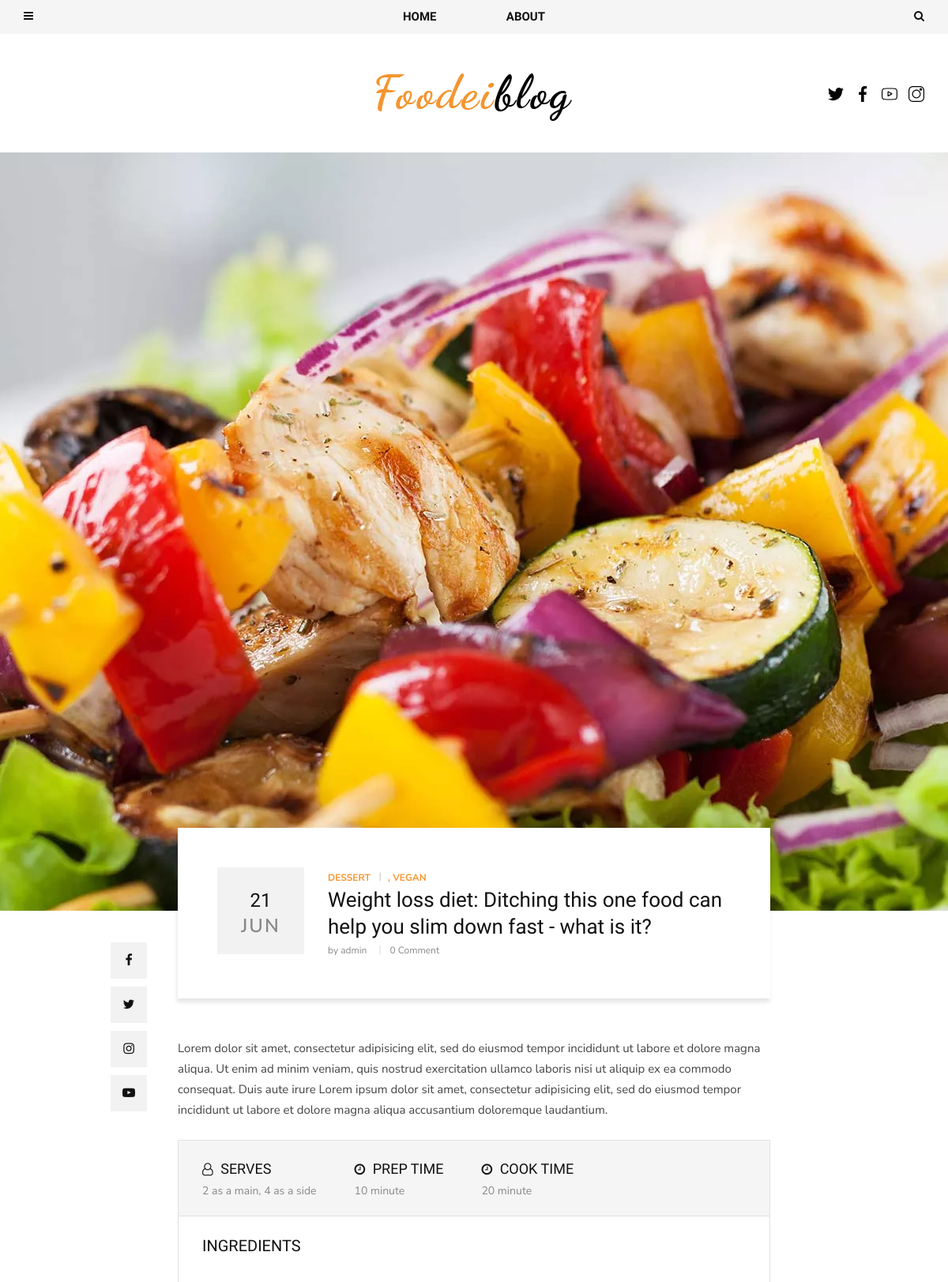
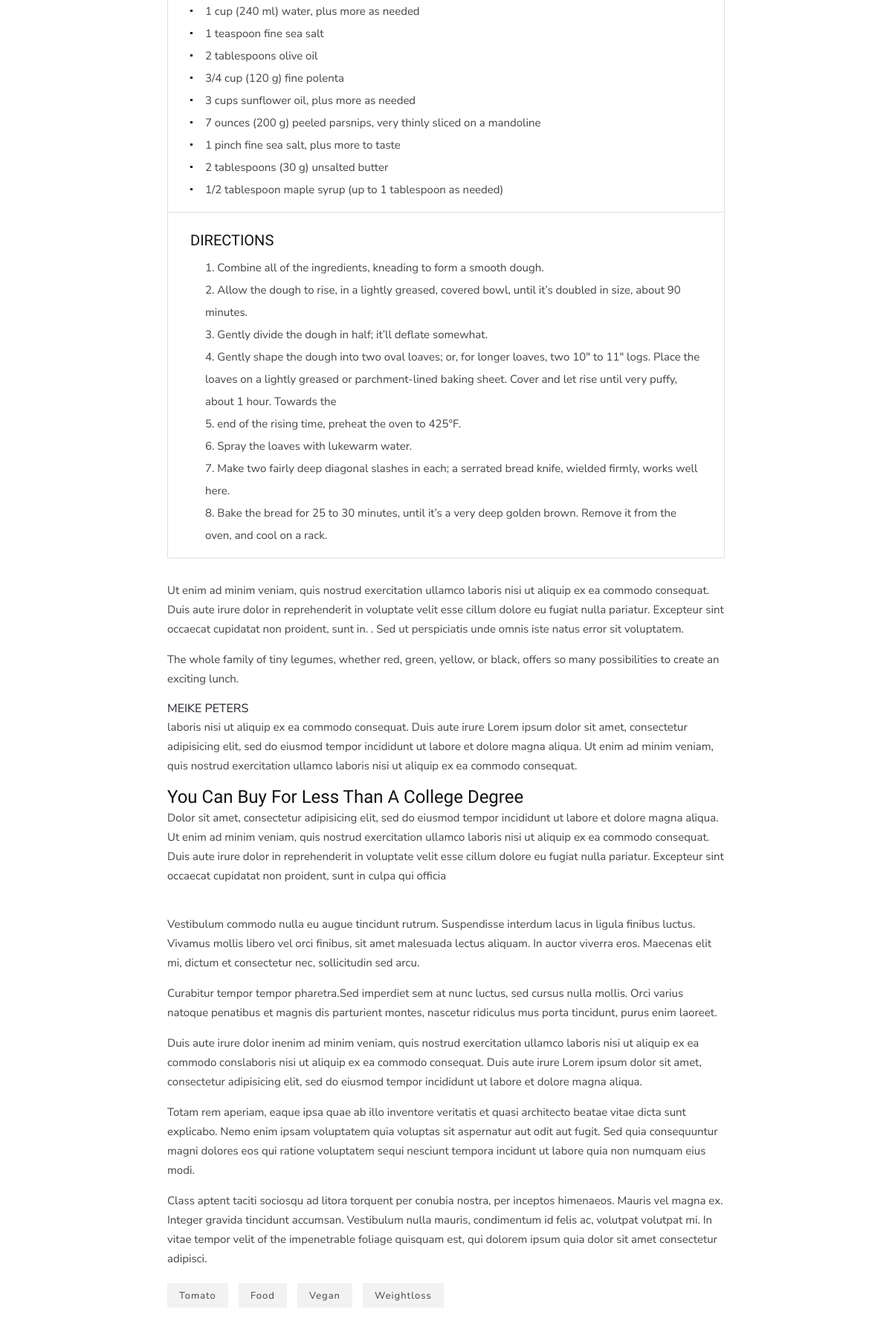
Page /weight-loss-diet-ditching-this-one-food-can-help-you-slim-down-fast-what-is-it/ (upper part) on the committed database (2 pictures, top to bottom).
### content/models.py (models this page shows, shortened)
class SocialNetwork(models.Model):
    icon = models.FileField(upload_to='icons/')
    name = models.CharField(max_length=200)
    link = models.URLField()

### blog/models.py (models this page shows, shortened)
class Post(models.Model):
    author = models.ForeignKey(User, related_name='posts', on_delete=models.CASCADE)
    title = models.CharField(max_length=200, unique=True)
    image = models.ImageField(upload_to='articles/')
    mini_text = RichTextField(help_text='This text will display in preview.', default='')
    text = RichTextField(help_text='This is main text will display in detail view page.', unique=True)
    category = models.ManyToManyField(Category, related_name='posts')
    tags = models.ManyToManyField(Tag, related_name='posts')
    create_at = models.DateTimeField(auto_now_add=True)
    slug = models.SlugField(max_length=250, unique=True)
    def __str__(self):
        return self.title
    def get_recipes(self):
        return self.recipes.all()

class Category(MPTTModel):
    name = models.CharField(max_length=100, unique=True)
    slug = models.SlugField(max_length=100)
    parent = TreeForeignKey('self', related_name='children', on_delete=models.SET_NULL, null=True, blank=True)
    def __str__(self):
        return self.name
    class MPTTMeta:
        order_insertion_by = ['name']
    class Meta:
        verbose_name = "Category"
        verbose_name_plural = 'Categories'

class Recipe(models.Model):
    name = models.CharField(max_length=100, unique=True)
    servers = models.CharField(max_length=50)
    prep_time = models.PositiveIntegerField(default=0)
    cook_time = models.PositiveIntegerField(default=0)
    ingredients = RichTextField()
    directions = RichTextField()
    post = models.ForeignKey(Post, related_name='recipes', on_delete=models.SET_NULL, null=True, blank=True)

class Tag(models.Model):
    name = models.CharField(max_length=100, unique=True)
    slug = models.SlugField(max_length=100)

### blog/views.py (the view)
# urls.py: path('<slug:post_slug>/', views.PostDetailView.as_view(), name='post_single'),
class PostDetailView(DetailView):
    model = Post
    template_name = 'blog/post_detail.html'
    context_object_name = 'post'
    slug_url_kwarg = 'post_slug'
    def get_object(self, queryset=None):
        posts = Post.objects.all().prefetch_related('comment')
        return posts.get(slug=self.kwargs.get(self.slug_url_kwarg))
    def get_context_data(self, **kwargs):
        context = super().get_context_data(**kwargs)
        context['form'] = CommentForm()
        return context

### blog/templatetags/email_subscribe_tag.py (called while the page is built)
@register.simple_tag()
def get_email_subscribe_form():
    email_subscribe = EmailSubscribeForm()
    return {'email_subscribe': email_subscribe, 'random_id': random.random()}

### blog/templatetags/menu_tags.py (called while the page is built)
@register.inclusion_tag('include/tags/categories.html')
def get_categories(path):
    categories = Category.objects.all()
    posts = Post.objects.order_by('-id').prefetch_related('category')[:5]
    return {'list_category': categories, 'five_last_posts': posts, 'path': path}

### content/models.py (called while the page is built)
    def get_images(self):
        return self.about_images.all()

### content/templatetags/about_me_tags.py (called while the page is built)
@register.simple_tag()
def get_about_content():
    about_content = AboutPage.objects.prefetch_related('social_networks').first()
    return {'about_content': about_content}

@register.inclusion_tag('include/tags/about_me.html')
def get_about():
    about_page = AboutPage.objects.first()
    return {'about_page': about_page}

@register.inclusion_tag('include/tags/social_networks.html')
def get_social_networks():
    about_page = AboutPage.objects.prefetch_related('social_networks').first()
    social_networks = about_page.social_networks.all()
    return {'social_networks': social_networks}

### templates/blog/post_detail.html (shortened to what this page needs)
{% extends 'base.html' %}
{% load static about_me_tags %}
{% block content %}
<section class="single-post spad">
    <div class="single-post__hero set-bg" data-setbg="{{ post.image.url }}"></div>
    <div class="container">
        <div class="row d-flex justify-content-center">
            <div class="col-lg-8">
                <div class="single-post__title">
                    <div class="single-post__title__meta">
                        <h4>{{ post.create_at|date:"d" }}</h4>
                        <span>{{ post.create_at|date:"M" }}</span>
                    </div>
                    <div class="single-post__title__text">
                        <ul class="label">
                            {% for category in post.category.all %}
                            <li>
                                {% if not forloop.first %}
                                ,
                                {% endif %}
                                {{ category }}
                            </li>
                            {% endfor %}
                        </ul>
                        <h4>{{ post.title }}</h4>
                        <ul class="widget">
                            <li>by {{ post.author }}</li>
                            <li>{{ post.comment.count }} Comment</li>
                        </ul>
                    </div>
                </div>
                <div class="single-post__social__item">
                    <ul>
                        <li><a href="#"><i class="fa fa-facebook"></i></a></li>
                        <li><a href="#"><i class="fa fa-twitter"></i></a></li>
                        <li><a href="#"><i class="fa fa-instagram"></i></a></li>
                        <li><a href="#"><i class="fa fa-youtube-play"></i></a></li>
                    </ul>
                </div>
                <div class="single-post__top__text">
                    <p>{{ post.mini_text|safe }}</p>
                </div>
                <div class="single-post__recipe__details">
                    {% for recipe in post.get_recipes %}
                    <div class="single-post__recipe__details__option">
                        <ul>
                            <li>
                                <h5><i class="fa fa-user-o"></i> SERVES</h5>
                                <span>{{ recipe.servers }}</span>
                            </li>
                            <li>
                                <h5><i class="fa fa-clock-o"></i> PREP TIME</h5>
                                <span>{{ recipe.prep_time }} minute</span>
                            </li>
                            <li>
                                <h5><i class="fa fa-clock-o"></i> Cook TIME</h5>
                                <span>{{ recipe.cook_time }} minute</span>
                            </li>
                        </ul>
                    </div>
                    <div class="single-post__recipe__details__indegradients">
                        <h5>Ingredients</h5>
                        {{ recipe.ingredients|safe }}
                    </div>
                    <div class="single-post__recipe__details__direction">
                        <h5>Directions</h5>
                        {{ recipe.directions|safe }}
                    </div>
                    {% endfor %}
                </div>
                <div class="single-post__middle__text">
                    <p>{{ post.text|safe }}</p>
                </div>
                <div class="single-post__tags">
                    {% for tag in post.tags.all %}
                    <a href="#">{{ tag.name }}</a>
                    {% endfor %}
                </div>
                    {% get_about_content as about %}
            </div>
        </div>
    </div>
</section>
{% endblock %}

### templates/include/tags/social_networks.html
{% for social in social_networks %}
<a href="{{ social.link }}">
    <img src="{{ social.icon.url }}" alt="" width="20">
</a>
{% endfor %}

### rows in the picture
SocialNetwork: icon (picture)
SocialNetwork: icon (picture)
SocialNetwork: icon (picture)
SocialNetwork: icon (picture)
Post: create_at "21", create_at "JUN", title "Weight loss diet: Ditching this one food can help you slim down fast - what is it?", author "admin", comment.count "0", mini_text "Lorem dolor sit amet, consectetur adipisicing elit, sed do eiusmod tempor incididunt ut labore et dolore magna aliqua. Ut enim ad minim veniam, quis nostrud exercitation ullamco laboris nisi ut aliquip ex ea commodo consequat. Duis aute irure Lorem ipsum dolor sit amet, consectetur adipisicing elit, sed do eiusmod tempor incididunt ut labore et dolore magna aliqua accusantium doloremque laudantium.", text "Ut enim ad minim veniam, quis nostrud exercitation ullamco laboris nisi ut aliquip ex ea commodo consequat. Duis aute irure dolor in reprehenderit in voluptate velit esse cillum dolore eu fugiat nulla pariatur. Excepteur sint occaecat cupidatat non proident, sunt in. . Sed ut perspiciatis unde omnis iste natus error sit voluptatem. The whole family of tiny legumes, whether red, green, yellow, or black, offers so many possibilities to create an exciting lunch. MEIKE PETERS laboris nisi ut aliquip ex ea commodo consequat. Duis aute irure Lorem ipsum dolor sit amet, consectetur adipisicing elit, sed do eiusmod tempor incididunt ut labore et dolore magna aliqua. Ut enim ad minim veniam, quis…"
Category: name "DESSERT"
Category: name "VEGAN"
Recipe: servers "2 as a main, 4 as a side", prep_time "10", cook_time "20", ingredients "1 cup (240 ml) water, plus more as needed 1 teaspoon fine sea salt 2 tablespoons olive oil 3/4 cup (120 g) fine polenta 3 cups sunflower oil, plus more as needed 7 ounces (200 g) peeled parsnips, very thinly sliced on a mandoline 1 pinch fine sea salt, plus more to taste 2 tablespoons (30 g) unsalted butter 1/2 tablespoon maple syrup (up to 1 tablespoon as needed)", directions "1. Combine all of the ingredients, kneading to form a smooth dough. 2. Allow the dough to rise, in a lightly greased, covered bowl, until it’s doubled in size, about 90 minutes. 3. Gently divide the dough in half; it’ll deflate somewhat. 4. Gently shape the dough into two oval loaves; or, for longer loaves, two 10″ to 11″ logs. Place the loaves on a lightly greased or parchment-lined baking sheet. Cover and let rise until very puffy, about 1 hour. Towards the 5. end of the rising time, preheat the oven to 425°F. 6. Spray the loaves with lukewarm water. 7. Make two fairly deep diagonal slashes in each; a serrated bread knife, wielded firmly, works well here. 8. Bake the bread for 25 to 30…"
Tag: name "Tomato"
Tag: name "Food"
Tag: name "Vegan"
Tag: name "Weightloss"
